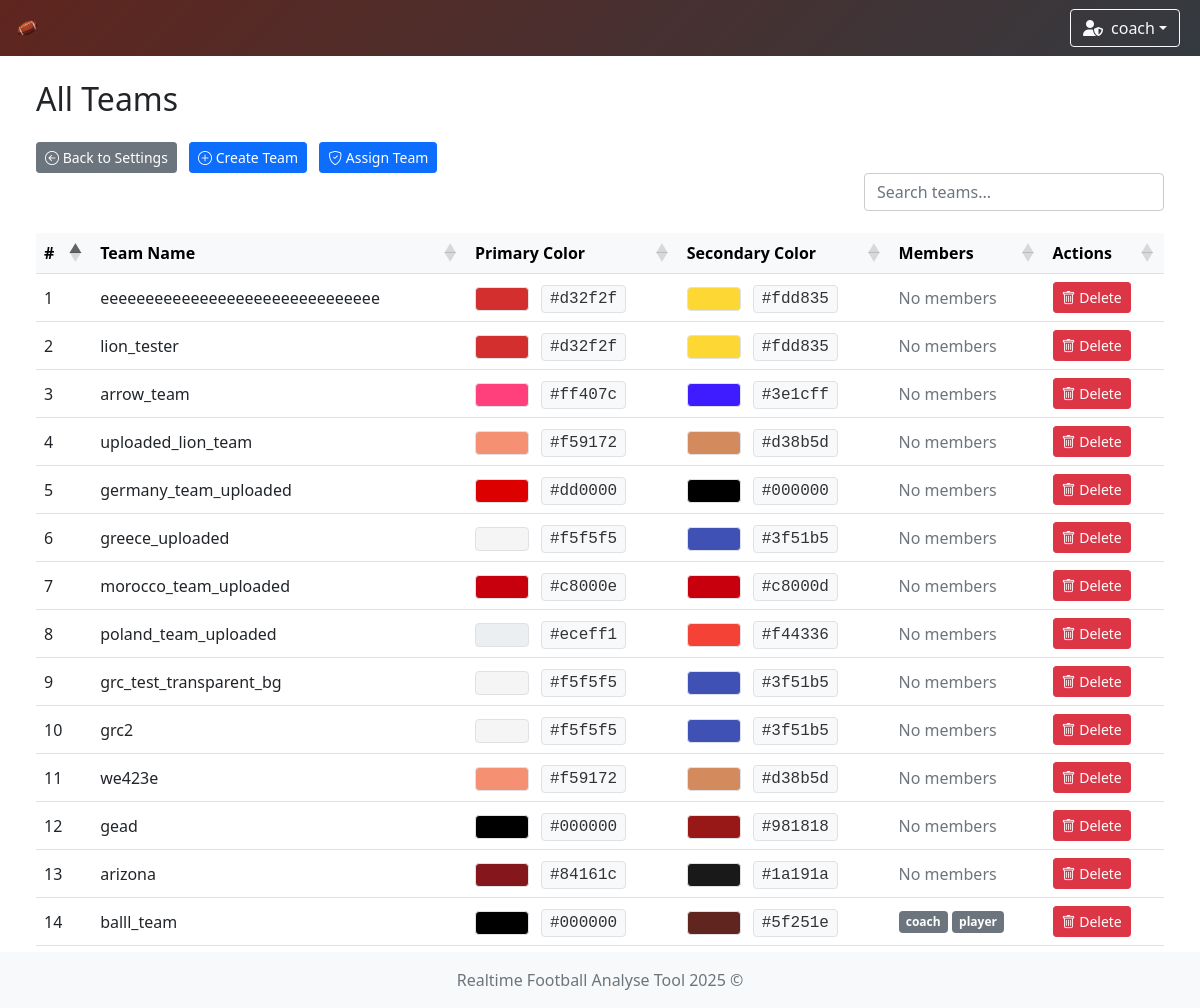
Before: /team/list (signed in) with the older database file.
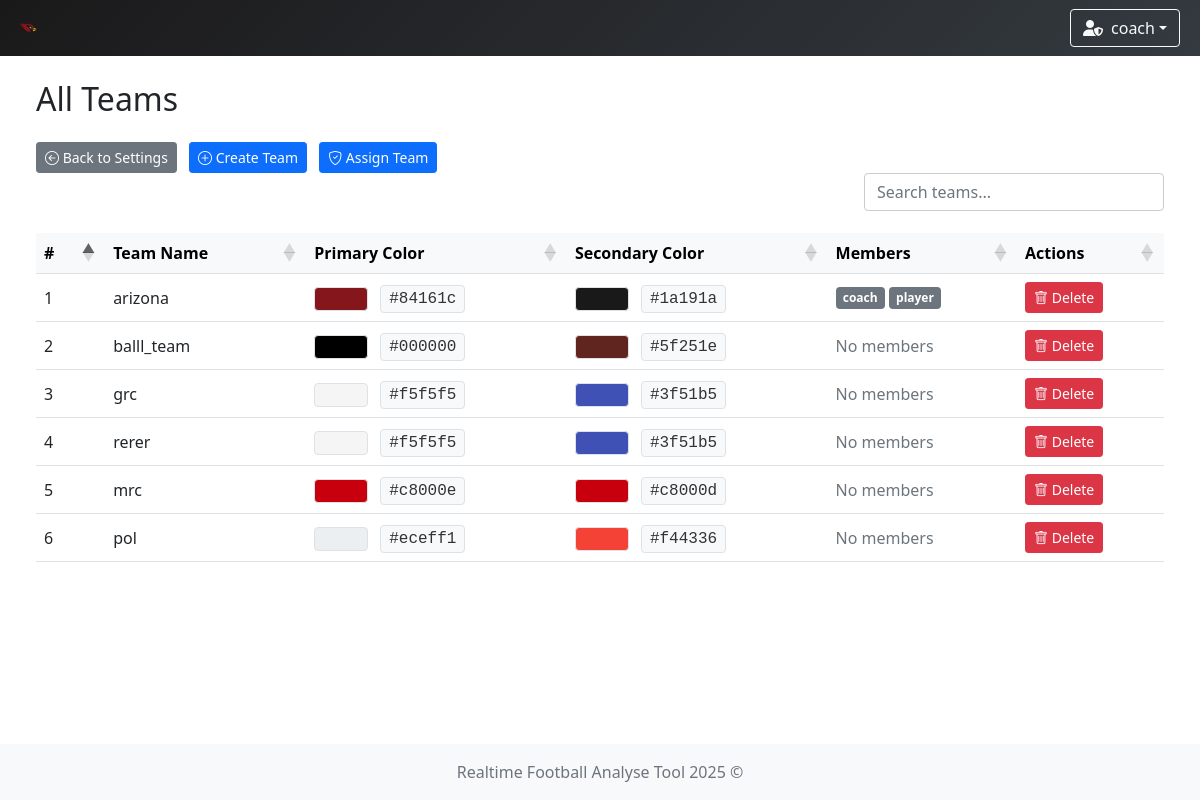
After: the same page with the newer database file.
### app/models/team.py (models this page shows)
class TeamModel(db.Model):
    __tablename__ = 'teams'
    id = db.Column(db.Integer, primary_key=True)
    name = db.Column(db.String(100), nullable=False, unique=True)  # prevent duplicate team names
    icon = db.Column(db.String(300), nullable=False)  # longer path for future-proofing
    primary_color = db.Column(db.String(20), nullable=False)
    secondary_color = db.Column(db.String(20), nullable=False)

### app/models/user.py (models this page shows)
class UserModel(db.Model, UserMixin):
    __tablename__ = 'user'
    id = db.Column(db.Integer, primary_key=True)
    username = db.Column(db.String(80), unique=True, nullable=False)
    password = db.Column(db.String(120), nullable=False)
    role = db.Column(db.String(10), nullable=False, default='user')
    team_id = db.Column(db.Integer, db.ForeignKey('teams.id'))
    team = db.relationship('TeamModel', backref='users')

### app/controllers/team.py (the view)
@team_bp.route('/list')
def list_all_teams():
    teams = TeamModel.query.all()
    team_ids = [team.id for team in teams]
    if not team_ids:
        return render_template('team/show_teams.html', teams=[], team_members={})
    users = UserModel.query.filter(UserModel.team_id.in_(team_ids)).all()
    team_members = {}
    for user in users:
        team_members.setdefault(user.team_id, []).append(user)
    return render_template(
        'team/show_teams.html',
        teams=teams,
        team_members=team_members
    )

### app/controllers/user.py (called while the page is built)
    @staticmethod
    def load_user(user_id):
        return UserModel.query.get(int(user_id))

### run.py (called while the page is built)
    def _inject_context(self) -> None:
        @self.app.context_processor
        def inject_teams() -> dict:
            try:
                teams = TeamModel.query.all()
                return dict(teams=teams)
            except Exception as e:
                print(f"[!] Error injecting teams: {str(e)} ({type(e).__name__})")
                return dict(teams=[])

### app/templates/team/show_teams.html (shortened to what this page needs)
{% extends "system/base.html" %}
{% block content %}
<div class="container-fluid">
    <div class="row mb-4">
        <div class="col d-flex justify-content-between align-items-center">
            <h2 class="mb-0">All Teams</h2>
        </div>
    </div>
    <div>
        <a href="{{ url_for('settings') }}" class="btn btn-sm btn-secondary">
            <i class="bi bi-arrow-left-circle"></i> Back to Settings
        </a>
        {% if current_user.role == 'admin' %}
            <a href="{{ url_for('team.create_team') }}" class="btn btn-sm btn-primary">
                <i class="bi bi-plus-circle"></i> Create Team
            </a>
            <a href="{{ url_for('assign_team.assign_team') }}" class="btn btn-sm btn-primary">
                <i class="bi bi-shield-check"></i> Assign Team
            </a>
        {% endif %}
    </div>
    <div class="row mb-3">
        <div class="col d-flex justify-content-end">
            <input type="text" id="customSearch" class="form-control custom-search" placeholder="Search teams...">
        </div>
    </div>
    <div class="table-responsive">
        <table id="teamTable" class="table table-hover align-middle mb-0">
            <thead class="table-light">
            <tr>
                <th>#</th>
                <th>Team Name</th>
                <th>Primary Color</th>
                <th>Secondary Color</th>
                <th>Members</th>
                {% if current_user.role == 'admin' %}
                    <th>Actions</th>
                {% endif %}
            </tr>
            </thead>
            <tbody>
            {% if teams and teams|length > 0 %}
                {% for team in teams %}
                    <tr>
                        <td>{{ loop.index }}</td>
                        <td>{{ team.name }}</td>
                        <td>
                            {% set color = team.primary_color|lower %}
                            {% set badge_text_color = '#000' if color.startswith('#fff') or color == '' or color is none else '#fff' %}
                            <span class="badge border" style="background-color: {{ team.primary_color }}; color: {{ badge_text_color }};">
                            </span>
                            <span class="ms-2 px-2 py-1 border rounded" style="background-color: #f8f9fa; color: #333; font-family: monospace;">
                                {{ team.primary_color }}
                            </span>
                        </td>
                        <td>
                            {% set sec = team.secondary_color|lower %}
                            {% set sec_text = '#000' if sec.startswith('#fff') or sec == '' or sec is none else '#fff' %}
                            <span class="badge border" style="background-color: {{ team.secondary_color }}; color: {{ sec_text }};">
                            </span>
                            <span class="ms-2 px-2 py-1 border rounded" style="background-color: #f8f9fa; color: #333; font-family: monospace;">
                                {{ team.secondary_color }}
                            </span>
                        </td>
                        <td>
                            {% set members = team_members.get(team.id, []) %}
                            {% if members %}
                                <div class="d-flex flex-wrap gap-1">
                                    {% for user in members %}
                                        <span class="badge bg-secondary">{{ user.username }}</span>
                                    {% endfor %}
                                </div>
                            {% else %}
                                <span class="text-muted">No members</span>
                            {% endif %}
                        </td>
                        {% if current_user.role == 'admin' %}
                            <td>
                                <button type="button" class="btn btn-danger btn-sm"
                                        data-bs-toggle="modal"
                                        data-bs-target="#deleteModal"
                                        data-team-id="{{ team.id }}"
                                        data-team-name="{{ team.name }}">
                                    <i class="bi bi-trash"></i> Delete
                                </button>
                            </td>
                        {% endif %}
                    </tr>
                {% endfor %}
            {% endif %}
            </tbody>
        </table>
    </div>
</div>
{% endblock %}

### app/templates/system/base.html (shortened to what this page needs)
<!DOCTYPE html>
<html lang="en">
<head>
    <link href="https://cdn.jsdelivr.net/npm/bootstrap@5.1.3/dist/css/bootstrap.min.css" rel="stylesheet"/>
    <link rel="stylesheet" href="https://cdn.jsdelivr.net/npm/bootstrap-icons@1.11.3/font/bootstrap-icons.css"/>
    <link rel="stylesheet" href="https://cdnjs.cloudflare.com/ajax/libs/font-awesome/6.5.0/css/all.min.css"/>
    <link rel="stylesheet" href="https://cdn.datatables.net/1.13.6/css/dataTables.bootstrap5.min.css"/>
    <link rel="stylesheet" href="{{ url_for('static', filename='styles.css') }}"/>
</head>
<body class="{% block body_class %}{% endblock %}">
{% if current_user.is_authenticated %}
    <nav class="navbar navbar-expand-lg navbar-dark"
         style="
         {% if session.team_id %}
             {% for team in teams %}
                 {% if team.id == session.team_id %}
                     background: linear-gradient(135deg, {{ team.secondary_color }}, #343a40);
                 {% endif %}
             {% endfor %}
         {% else %}
             background: linear-gradient(135deg, #4b6cb7, #182848);
         {% endif %}
         ">
        <div class="container-fluid position-relative">
            <a class="navbar-brand d-flex align-items-center" href="{{ url_for('index') }}">
                {% if session.team_id %}
                    {% for team in teams %}
                        {% if team.id == session.team_id %}
                            <img class="team-logo" src="{{ team.icon }}" alt="{{ team.name }} logo"
                                 style="height:30px; margin-right:8px;"/>
                        {% endif %}
                    {% endfor %}
                {% else %}
                    <a href="{{ url_for('game_options') }}" class="btn btn-outline-light me-2" title="Home">
                        <i class="fas fa-home"></i>
                    </a>
                {% endif %}
            </a>
            <div class="ms-auto d-flex align-items-center">
                <div class="dropdown me-2">
                    <button class="btn btn-outline-light dropdown-toggle d-flex align-items-center" type="button"
                            id="userDropdown" data-bs-toggle="dropdown" aria-expanded="false">
                        {% if current_user.role == 'admin' %}
                            <i class="fas fa-user-shield me-2"></i>
                        {% else %}
                            <i class="fas fa-user me-2"></i>
                        {% endif %}
                        {{ current_user.username }}
                    </button>
                </div>
            </div>
        </div>
    </nav>
{% endif %}
<div class="content-wrapper">
    <div class="container-fluid mt-4 px-4">
        <div id="toast-container" class="toast-container position-fixed bottom-0 end-0 p-3" style="z-index: 1100;">
        </div>
        {% block content %}{% endblock %}
    </div>
</div>
<footer class="footer mt-auto py-3 bg-light">
    <div class="container text-center">
        <span class="text-muted">Realtime Football Analyse Tool 2025 ©</span>
    </div>
</footer>
</body>
</html>

### app/static/styles.css (style rules this page uses)
.navbar { transition: background-color 0.5s ease; }
.team-logo { animation: fadeIn 0.5s ease, pulse 1s ease-in-out; }
html, body { height: 100%; margin: 0; padding: 0; }
body { display: flex; flex-direction: column; min-height: 100vh; }
.content-wrapper { flex: 1 0 auto; }
.footer { flex-shrink: 0; background-color: #f8f9fa; padding: 1rem 0; margin-top: auto; }
.table-responsive { margin-top: 0 !important; overflow-x: auto; }
.btn + .btn { margin-left: 0.5rem; }
.table-responsive { overflow-x: auto; }
.table th, .table td { white-space: nowrap; padding: 0.5rem; }
.table thead th { background-color: #f8f9fa; font-weight: bold; }

### app/templates/team/show_teams.html (style rules this page uses)
.table-responsive { overflow-x: auto; }
.table th, .table td { white-space: nowrap; padding: 0.5rem; }
.custom-search { max-width: 300px; background-color: transparent; border: 1px solid #ccc; transition: border-color 0.3s ease; }
.badge { font-size: 0.75rem; padding: 0.4em 0.6em; }

Changed rows visible on the page:
removed TeamModel: name "eeeeeeeeeeeeeeeeeeeeeeeeeeeeeee", primary_color "#d32f2f", secondary_color "#fdd835", shows "No members", shown under "All Teams"
removed TeamModel: name "lion_tester", primary_color "#d32f2f", secondary_color "#fdd835", shows "No members", shown under "All Teams"
removed TeamModel: name "arrow_team", primary_color "#ff407c", secondary_color "#3e1cff", shows "No members", shown under "All Teams"
removed TeamModel: name "uploaded_lion_team", primary_color "#f59172", secondary_color "#d38b5d", shows "No members", shown under "All Teams"
removed TeamModel: name "germany_team_uploaded", primary_color "#dd0000", secondary_color "#000000", shows "No members", shown under "All Teams"
removed TeamModel: name "greece_uploaded", primary_color "#f5f5f5", secondary_color "#3f51b5", shows "No members", shown under "All Teams"
removed TeamModel: name "morocco_team_uploaded", primary_color "#c8000e", secondary_color "#c8000d", shows "No members", shown under "All Teams"
removed TeamModel: name "poland_team_uploaded", primary_color "#eceff1", secondary_color "#f44336", shows "No members", shown under "All Teams"
removed TeamModel: name "grc_test_transparent_bg", primary_color "#f5f5f5", secondary_color "#3f51b5", shows "No members", shown under "All Teams"
removed TeamModel: name "grc2", primary_color "#f5f5f5", secondary_color "#3f51b5", shows "No members", shown under "All Teams"
removed TeamModel: name "we423e", primary_color "#f59172", secondary_color "#d38b5d", shows "No members", shown under "All Teams"
removed TeamModel: name "gead", primary_color "#000000", secondary_color "#981818", shows "No members", shown under "All Teams"
changed TeamModel "arizona": gains UserModel (username "coach"); gains UserModel (username "player"); no longer shows "No members"
changed TeamModel "balll_team": loses UserModel (username "coach"); loses UserModel (username "player"); now shows "No members"
added TeamModel: name "grc", primary_color "#f5f5f5", secondary_color "#3f51b5", shows "No members", shown under "All Teams"
added TeamModel: name "rerer", primary_color "#f5f5f5", secondary_color "#3f51b5", shows "No members", shown under "All Teams"
added TeamModel: name "mrc", primary_color "#c8000e", secondary_color "#c8000d", shows "No members", shown under "All Teams"
added TeamModel: name "pol", primary_color "#eceff1", secondary_color "#f44336", shows "No members", shown under "All Teams"
